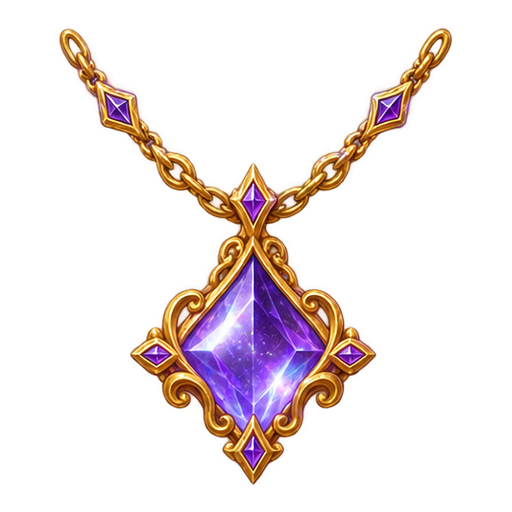
#> input picture assets/market/items/equipment_xp_epic.png, 512 x 512 px; its folder holds only this picture in this run
$ python -i desktop_wardrobe.py   (imports and definitions only)
#> lines starting #> are read from the running program, lines starting #| are printed output that depends on the picture
#> further down, picture is the input picture: PIL image 512x512 RGBA; mean R, G, B, A 35, 22, 20.1, 43
"""电脑版逐角色、逐姿态穿戴定位；只在内存合成，不改动原始美术。"""
from __future__ import annotations

from PIL import Image, ImageChops, ImageDraw, ImageFilter
import json
from functools import lru_cache


ROLES = ("xiaoyuan", "orange_adventurer", "xiaobao")
TUAN_POSES = ("idle", "smile", "wink", "wave", "celebrate", "proud", "sad", "cry", "surprise", "think", "tired", "sleep")
TUAN_ALIASES = {"walk": "wave", "attack": "wave", "happy": "smile", "hurt": "sad", "chest": "proud", "sit": "proud"}
# 原atlas不是等分排版；这些独立取样边界避免把邻格耳朵、尾巴带进当前动作。
TUAN_RECTS = {
    "idle": (0, 0, 375, 356), "smile": (375, 0, 731, 356),
    "wink": (731, 0, 1108, 357), "wave": (1108, 0, 1448, 357),
    "celebrate": (0, 355, 377, 704), "proud": (377, 352, 730, 704),
    "sad": (752, 361, 1119, 702), "cry": (1120, 361, 1448, 703),
    "surprise": (0, 704, 378, 1086), "think": (378, 704, 718, 1086),
    "tired": (718, 704, 1080, 1086), "sleep": (1070, 766, 1448, 1030),
}


# [21 lines left out: function atlas_frame, not called in this run]


def normalize_frame(image: Image.Image) -> Image.Image:
    """所有角色共享落脚点；睡姿按宽度缩放，不拉成站姿。"""
    bounds = image.getchannel("A").point(lambda value: 255 if value >= 32 else 0).getbbox()
#> bounds = (59, 28, 452, 485)
    if bounds:
        image = image.crop(bounds)
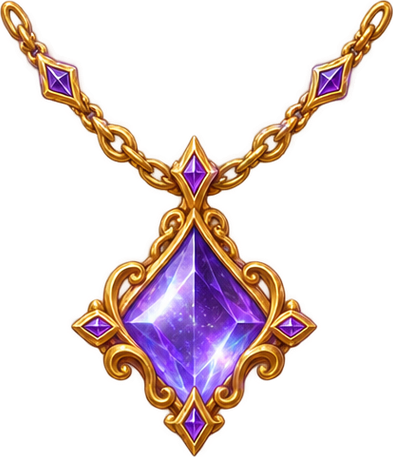
#> image: PIL image 393x457 RGBA; mean R, G, B, A 50.9, 32.1, 29.3, 62.7; transparent parts drawn white
    factor = min(440 / max(1, image.width), 450 / max(1, image.height))
#> factor = 0.985
    image = image.resize((max(1, round(image.width * factor)), max(1, round(image.height * factor))), Image.Resampling.LANCZOS)
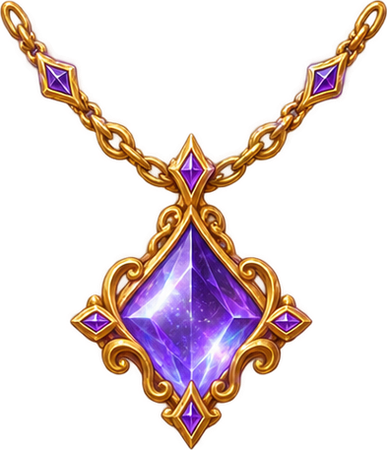
#> image: PIL image 387x450 RGBA; mean R, G, B, A 50.4, 31.9, 29.3, 62.7; transparent parts drawn white
    frame = Image.new("RGBA", (512, 512))
#> frame: PIL image 512x512 RGBA; every value is 0
    frame.alpha_composite(image, ((512 - image.width) // 2, 472 - image.height))
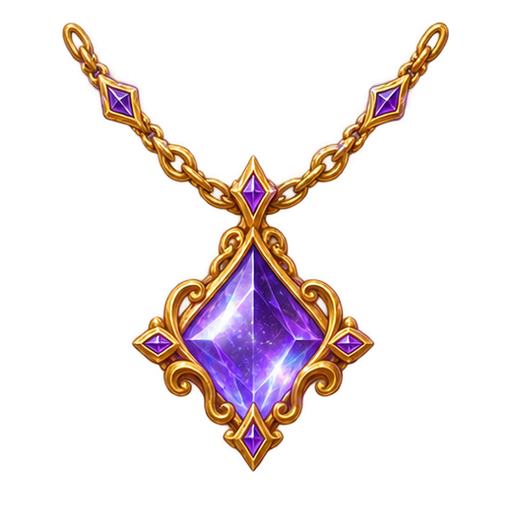
#> frame: PIL image 512x512 RGBA; mean R, G, B, A 33.5, 21.2, 19.5, 41.7; transparent parts drawn white
    return frame


# [7 lines left out: function canonical_pose, not called in this run]


# 坐标为归一化后的512画布；body是衣身边界，hat是帽檐落点范围。
# front列出原角色应盖回衣服上方的头部/前爪/翅膀，避免动作时袖子压住手爪。
ANCHORS = {
    "xiaoyuan": {
        "idle": {"body": (103, 260, 413, 437), "hat": (208, 33, 413, 143), "face": 258, "front": [[(241,372),(293,372),(345,472),(276,480)], [(363,345),(421,350),(442,471),(374,478)]]},
        "walk": {"body": (95, 282, 410, 435), "hat": (216, 50, 420, 160), "face": 279, "front": [[(229,372),(304,364),(382,442),(357,474),(285,460)], [(347,353),(420,362),(449,432),(406,457)]]},
        "think": {"body": (139, 264, 432, 437), "hat": (183, 29, 397, 146), "face": 260, "front": [[(354,190),(408,199),(450,312),(419,357),(385,311)], [(265,360),(331,364),(349,479),(270,479)]]},
        "attack": {"body": (88, 303, 373, 426), "hat": (172, 65, 386, 183), "face": 303, "front": [[(352,269),(441,267),(446,328),(392,350)], [(223,380),(290,369),(331,447),(296,478),(253,453)]]},
        "happy": {"body": (103, 269, 397, 437), "hat": (172, 27, 386, 145), "face": 262, "front": [[(386,208),(443,213),(442,328),(404,366),(380,303)], [(258,359),(319,360),(335,479),(266,479)]]},
        "hurt": {"body": (145, 283, 422, 441), "hat": (180, 75, 399, 187), "face": 280, "front": [[(249,365),(310,365),(334,478),(254,478)], [(339,367),(405,367),(425,478),(347,478)]]},
        "celebrate": {"body": (152, 269, 405, 419), "hat": (190, 45, 405, 158), "face": 263, "front": [[(164,151),(231,156),(238,273),(192,312)], [(379,151),(443,152),(442,290),(397,327)]]},
        "chest": {"body": (128, 279, 395, 433), "hat": (175, 55, 385, 171), "face": 271, "front": [[(285,343),(511,308),(511,512),(264,512)], [(391,246),(456,245),(467,312),(395,318)]]},
    },
    "orange_adventurer": {
        "idle": {"body": (122, 286, 412, 434), "hat": (204, 21, 414, 134), "face": 280, "front": [[(237,370),(303,367),(320,479),(247,479)],[(325,366),(390,360),(414,479),(332,479)]]},
        "smile": {"body": (120, 285, 414, 433), "hat": (196, 25, 412, 138), "face": 283, "front": [[(240,367),(310,366),(371,447),(338,479),(268,450)],[(343,365),(405,360),(421,471),(349,475)]]},
        "wink": {"body": (119, 282, 410, 434), "hat": (201, 20, 416, 133), "face": 281, "front": [[(233,366),(307,366),(329,479),(253,479)],[(323,369),(389,362),(411,474),(333,476)]]},
        "wave": {"body": (122, 285, 404, 434), "hat": (170, 33, 390, 155), "face": 284, "front": [[(356,188),(449,174),(458,256),(408,361),(377,350)],[(237,369),(300,369),(325,479),(242,479)]]},
        "celebrate": {"body": (117, 298, 354, 423), "hat": (175, 34, 389, 153), "face": 288, "front": [[(108,87),(177,102),(205,277),(160,314)],[(349,172),(435,176),(426,262),(351,321)]]},
        "proud": {"body": (155, 284, 416, 432), "hat": (179, 20, 401, 145), "face": 280, "front": [[(244,350),(305,353),(324,479),(240,479)],[(328,354),(394,349),(418,479),(331,479)]]},
        "sad": {"body": (116, 290, 392, 433), "hat": (107, 42, 344, 174), "face": 288, "front": [[(153,342),(208,353),(221,474),(149,474)],[(233,353),(289,351),(302,476),(231,479)]]},
        "cry": {"body": (120, 300, 416, 434), "hat": (128, 39, 379, 176), "face": 299, "front": [[(211,379),(278,378),(297,479),(213,479)],[(295,378),(359,375),(386,479),(301,479)]]},
        "surprise": {"body": (112, 295, 413, 433), "hat": (198, 26, 414, 146), "face": 291, "front": [[(239,370),(306,366),(339,479),(261,479)],[(339,367),(398,359),(425,466),(352,472)]]},
        "think": {"body": (138, 286, 425, 434), "hat": (153, 27, 378, 150), "face": 284, "front": [[(288,236),(346,219),(397,284),(412,367),(363,387),(329,310)],[(220,365),(284,362),(310,479),(231,479)]]},
        "tired": {"body": (123, 274, 417, 429), "hat": (142, 28, 366, 148), "face": 273, "front": [[(232,348),(298,345),(359,469),(282,479)],[(315,346),(375,332),(426,459),(357,478)]]},
        "sleep": {"body": (62, 293, 301, 423), "hat": (282, 258, 431, 341), "face": 0, "angle": -9, "front": [[(265,301),(370,308),(466,387),(467,478),(232,479),(227,407)],[(29,405),(211,400),(274,476),(41,480)]]},
    },
    "xiaobao": {
        "idle": {"body": (113, 232, 390, 429), "hat": (139, 15, 350, 119), "face": 230, "front": [[(84,267),(188,235),(168,313),(103,362),(70,350)],[(350,241),(392,253),(432,334),(415,359),(377,341)]]},
        "walk": {"body": (117, 231, 380, 429), "hat": (144, 13, 351, 119), "face": 229, "front": [[(65,282),(190,237),(162,310),(75,342),(54,318)],[(364,239),(444,220),(461,257),(435,299),(374,308)]]},
        "think": {"body": (126, 237, 405, 433), "hat": (142, 14, 355, 119), "face": 232, "front": [[(363,181),(409,205),(432,278),(415,309),(377,280)],[(106,274),(191,242),(173,334),(113,363),(97,338)]]},
        "attack": {"body": (105, 244, 387, 428), "hat": (109, 17, 324, 123), "face": 236, "front": [[(366,230),(453,157),(472,172),(467,216),(395,279)],[(100,269),(187,247),(159,320),(82,342),(58,317)]]},
        "happy": {"body": (130, 263, 399, 427), "hat": (142, 39, 356, 149), "face": 251, "front": [[(57,199),(156,235),(191,278),(155,311),(81,281)],[(371,231),(435,190),(464,209),(449,254),(384,290)]]},
        "hurt": {"body": (119, 246, 400, 432), "hat": (134, 23, 346, 131), "face": 239, "front": [[(161,272),(237,262),(270,304),(232,356),(154,343)],[(326,266),(380,261),(412,311),(394,351),(342,330)]]},
        "celebrate": {"body": (142, 250, 399, 431), "hat": (142, 19, 355, 129), "face": 241, "front": [[(98,162),(140,177),(197,255),(179,304),(132,278),(99,220)],[(385,229),(414,133),(449,146),(453,189),(417,277)]]},
        "chest": {"body": (130, 254, 407, 440), "hat": (152, 18, 370, 127), "face": 242, "front": [[(137,257),(237,281),(463,223),(484,352),(351,409),(232,359),(159,326)]]},
    },
}


# 5.1新增真实眨眼/惊讶/疲惫/休眠图；复用相近站姿定位，睡姿独立定位及遮挡。
# [4 lines not run here, left out]
ANCHORS["xiaoyuan"]["sleep"] = {"body": (64, 302, 302, 427), "hat": (296, 249, 432, 331), "face": 0,
    "front": [[(274,247),(466,247),(487,479),(269,479)], [(69,416),(281,407),(300,479),(45,479)]]}
ANCHORS["xiaobao"]["sleep"] = {"body": (270, 265, 401, 456), "hat": (72, 242, 207, 328), "face": 0, "angle": 90,
    "front": [[(0,233),(239,233),(270,395),(207,479),(0,479)], [(401,321),(511,312),(511,479),(394,479)]]}


def anchor(role: str, pose: str) -> dict:
    table = ANCHORS.get(role, ANCHORS["xiaoyuan"])
    return table.get(canonical_pose(role, pose), table["idle"])


# 足部独立定位；猫鞋覆盖后脚，前爪套覆盖前脚/举爪，企鹅为脚掌与翅套。
# 所有坐标使用既有512画布，待用户正式素材逐姿态视觉验收后冻结。


def limb_rects(role: str, pose: str, slot: str) -> list[tuple]:
    table=limb_config()[slot].get(role,limb_config()[slot]['xiaoyuan'])
    return table.get(canonical_pose(role,pose),table['idle'])


# [19 lines left out: functions limb_config, limb_layer, not called in this run]


def cropped(image: Image.Image) -> Image.Image:
    bounds = image.getchannel("A").point(lambda value: 255 if value >= 20 else 0).getbbox()
    return image.crop(bounds) if bounds else image


# [118 lines left out: functions place, garment_parts, garment_layer, accessory_layer, fitted_headwear, not called in this run]

>>> from PIL import Image
>>> picture = Image.open('../assets/market/items/equipment_xp_epic.png')
>>> result = normalize_frame(picture)
